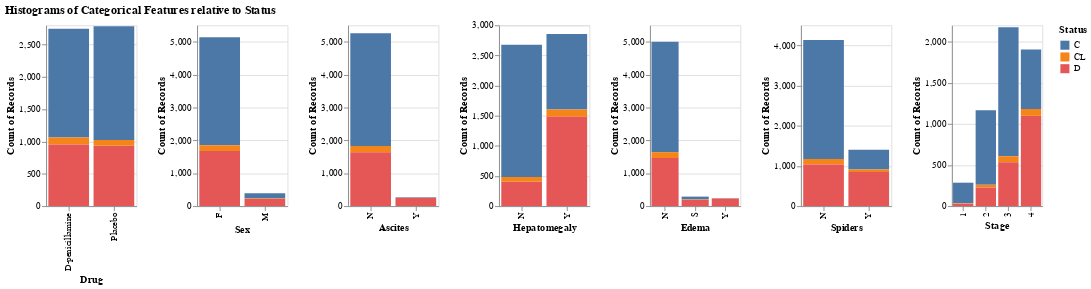

Notebook code cell kept with this figure:
### Code cell
chart = alt.Chart(train_df).mark_bar().encode(
    alt.X(alt.repeat()),
    y = 'count()',
    color = 'Status'
).properties(
    width = 100,
    height = 200
).repeat(
        cat_col
)

chart.properties(
    title="Histograms of Categorical Features relative to Status"
)

### Figure 1 — Vega specification as saved in the notebook (floating-point values rounded to 4 significant figures)
{"$schema": "https://vega.github.io/schema/vega/v5.json", "data": [{"name": "source_0"}, {"name": "data_0", "values": [{"Drug": "D-penicillamine", "Status": "C", "__count": 1686, "__count_end": 2747.0, "__count_start": 1061.0}, {"Drug": "Placebo", "Status": "C", "__count": 1764, "__count_end": 2786.0, "__count_start": 1022.0}, {"Drug": "D-penicillamine", "Status": "CL", "__count": 106, "__count_end": 1061.0, "__count_start": 955.0}, {"Drug": "Placebo", "Status": "D", "__count": 933, "__count_end": 933.0, "__count_start": 0.0}, {"Drug": "D-penicillamine", "Status": "D", "__count": 955, "__count_end": 955.0, "__count_start": 0.0}, {"Drug": "Placebo", "Status": "CL", "__count": 89, "__count_end": 1022.0, "__count_start": 933.0}]}, {"name": "data_1", "values": [{"Sex": "F", "Status": "C", "__count": 3290, "__count_end": 5138.0, "__count_start": 1848.0}, {"Sex": "F", "Status": "CL", "__count": 175, "__count_end": 1848.0, "__count_start": 1673.0}, {"Sex": "M", "Status": "D", "__count": 215, "__count_end": 215.0, "__count_start": 0.0}, {"Sex": "M", "Status": "C", "__count": 160, "__count_end": 395.0, "__count_start": 235.0}, {"Sex": "F", "Status": "D", "__count": 1673, "__count_end": 1673.0, "__count_start": 0.0}, {"Sex": "M", "Status": "CL", "__count": 20, "__count_end": 235.0, "__count_start": 215.0}]}, {"name": "data_2", "values": [{"Ascites": "N", "Status": "C", "__count": 3434, "__count_end": 5260.0, "__count_start": 1826.0}, {"Ascites": "N", "Status": "CL", "__count": 191, "__count_end": 1826.0, "__count_start": 1635.0}, {"Ascites": "N", "Status": "D", "__count": 1635, "__count_end": 1635.0, "__count_start": 0.0}, {"Ascites": "Y", "Status": "D", "__count": 253, "__count_end": 253.0, "__count_start": 0.0}, {"Ascites": "Y", "Status": "C", "__count": 16, "__count_end": 273.0, "__count_start": 257.0}, {"Ascites": "Y", "Status": "CL", "__count": 4, "__count_end": 257.0, "__count_start": 253.0}]}, {"name": "data_3", "values": [{"Hepatomegaly": "N", "Status": "C", "__count": 2196, "__count_end": 2677.0, "__count_start": 481.0}, {"Hepatomegaly": "Y", "Status": "C", "__count": 1254, "__count_end": 2856.0, "__count_start": 1602.0}, {"Hepatomegaly": "Y", "Status": "CL", "__count": 120, "__count_end": 1602.0, "__count_start": 1482.0}, {"Hepatomegaly": "N", "Status": "D", "__count": 406, "__count_end": 406.0, "__count_start": 0.0}, {"Hepatomegaly": "Y", "Status": "D", "__count": 1482, "__count_end": 1482.0, "__count_start": 0.0}, {"Hepatomegaly": "N", "Status": "CL", "__count": 75, "__count_end": 481.0, "__count_start": 406.0}]}, {"name": "data_4", "values": [{"Edema": "N", "Status": "C", "__count": 3362, "__count_end": 5003.0, "__count_start": 1641.0}, {"Edema": "N", "Status": "CL", "__count": 179, "__count_end": 1641.0, "__count_start": 1462.0}, {"Edema": "N", "Status": "D", "__count": 1462, "__count_end": 1462.0, "__count_start": 0.0}, {"Edema": "S", "Status": "D", "__count": 193, "__count_end": 193.0, "__count_start": 0.0}, {"Edema": "S", "Status": "CL", "__count": 14, "__count_end": 207.0, "__count_start": 193.0}, {"Edema": "S", "Status": "C", "__count": 82, "__count_end": 289.0, "__count_start": 207.0}, {"Edema": "Y", "Status": "D", "__count": 233, "__count_end": 233.0, "__count_start": 0.0}, {"Edema": "Y", "Status": "C", "__count": 6, "__count_end": 241.0, "__count_start": 235.0}, {"Edema": "Y", "Status": "CL", "__count": 2, "__count_end": 235.0, "__count_start": 233.0}]}, {"name": "data_5", "values": [{"Spiders": "N", "Status": "C", "__count": 2962, "__count_end": 4132.0, "__count_start": 1170.0}, {"Spiders": "Y", "Status": "C", "__count": 488, "__count_end": 1401.0, "__count_start": 913.0}, {"Spiders": "Y", "Status": "CL", "__count": 63, "__count_end": 913.0, "__count_start": 850.0}, {"Spiders": "N", "Status": "CL", "__count": 132, "__count_end": 1170.0, "__count_start": 1038.0}, {"Spiders": "N", "Status": "D", "__count": 1038, "__count_end": 1038.0, "__count_start": 0.0}, {"Spiders": "Y", "Status": "D", "__count": 850, "__count_end": 850.0, "__count_start": 0.0}]}, {"name": "data_6", "values": [{"Stage": 1.0, "Status": "C", "__count": 251, "__count_end": 285.0, "__count_start": 34.0}, {"Stage": 4.0, "Status": "C", "__count": 724, "__count_end": 1906.0, "__count_start": 1182.0}, {"Stage": 3.0, "Status": "C", "__count": 1569, "__count_end": 2176.0, "__count_start": 607.0}, {"Stage": 3.0, "Status": "CL", "__count": 74, "__count_end": 607.0, "__count_start": 533.0}, {"Stage": 4.0, "Status": "CL", "__count": 84, "__count_end": 1182.0, "__count_start": 1098.0}, {"Stage": 2.0, "Status": "C", "__count": 906, "__count_end": 1166.0, "__count_start": 260.0}, {"Stage": 1.0, "Status": "D", "__count": 29, "__count_end": 29.0, "__count_start": 0.0}, {"Stage": 3.0, "Status": "D", "__count": 533, "__count_end": 533.0, "__count_start": 0.0}, {"Stage": 4.0, "Status": "D", "__count": 1098, "__count_end": 1098.0, "__count_start": 0.0}, {"Stage": 2.0, "Status": "D", "__count": 228, "__count_end": 228.0, "__count_start": 0.0}, {"Stage": 2.0, "Status": "CL", "__count": 32, "__count_end": 260.0, "__count_start": 228.0}, {"Stage": 1.0, "Status": "CL", "__count": 5, "__count_end": 34.0, "__count_start": 29.0}]}, {"name": "data_0_color_domain_Status_0", "values": [{"Status": "C"}, {"Status": "CL"}, {"Status": "D"}]}, {"name": "data_1_color_domain_Status_1", "values": [{"Status": "C"}, {"Status": "CL"}, {"Status": "D"}]}, {"name": "data_2_color_domain_Status_2", "values": [{"Status": "C"}, {"Status": "CL"}, {"Status": "D"}]}, {"name": "data_3_color_domain_Status_3", "values": [{"Status": "C"}, {"Status": "CL"}, {"Status": "D"}]}, {"name": "data_4_color_domain_Status_4", "values": [{"Status": "C"}, {"Status": "CL"}, {"Status": "D"}]}, {"name": "data_5_color_domain_Status_5", "values": [{"Status": "C"}, {"Status": "CL"}, {"Status": "D"}]}, {"name": "data_6_color_domain_Status_6", "values": [{"Status": "C"}, {"Status": "CL"}, {"Status": "D"}]}, {"name": "data_0_child__Drug_x_domain_Drug", "values": [{"Drug": "D-penicillamine"}, {"Drug": "Placebo"}]}, {"name": "data_1_child__Sex_x_domain_Sex", "values": [{"Sex": "F"}, {"Sex": "M"}]}, {"name": "data_2_child__Ascites_x_domain_Ascites", "values": [{"Ascites": "N"}, {"Ascites": "Y"}]}, {"name": "data_3_child__Hepatomegaly_x_domain_Hepatomegaly", "values": [{"Hepatomegaly": "N"}, {"Hepatomegaly": "Y"}]}, {"name": "data_4_child__Edema_x_domain_Edema", "values": [{"Edema": "N"}, {"Edema": "S"}, {"Edema": "Y"}]}, {"name": "data_5_child__Spiders_x_domain_Spiders", "values": [{"Spiders": "N"}, {"Spiders": "Y"}]}, {"name": "data_6_child__Stage_x_domain_Stage", "values": [{"Stage": 1.0}, {"Stage": 4.0}, {"Stage": 3.0}, {"Stage": 2.0}]}], "signals": [{"name": "childWidth", "value": 100}], "marks": [{"type": "group", "name": "child__Drug_group", "encode": {"update": {"width": {"signal": "childWidth"}, "height": {"signal": "height"}}}, "marks": [{"type": "rect", "name": "child__Drug_marks", "from": {"data": "data_0"}, "encode": {"update": {"ariaRoleDescription": {"value": "bar"}, "description": {"signal": "\"Drug: \" + (isValid(datum[\"Drug\"]) ? datum[\"Drug\"] : \"\"+datum[\"Drug\"]) + \"; Count of Records: \" + (format(datum[\"__count\"], \"\")) + \"; Status: \" + (isValid(datum[\"Status\"]) ? datum[\"Status\"] : \"\"+datum[\"Status\"])"}, "y2": {"field": "__count_start", "scale": "child__Drug_y"}, "x": {"field": "Drug", "scale": "child__Drug_x"}, "y": {"field": "__count_end", "scale": "child__Drug_y"}, "fill": {"field": "Status", "scale": "color"}, "width": {"signal": "max(0.25, bandwidth('child__Drug_x'))"}}}, "style": ["bar"]}], "axes": [{"scale": "child__Drug_y", "labels": false, "tickCount": {"signal": "ceil(height/40)"}, "gridScale": "child__Drug_x", "grid": true, "domain": false, "aria": false, "minExtent": 0, "ticks": false, "zindex": 0, "orient": "left", "maxExtent": 0}, {"scale": "child__Drug_x", "labelAlign": "right", "labelAngle": 270, "orient": "bottom", "labelBaseline": "middle", "zindex": 0, "title": "Drug", "grid": false}, {"scale": "child__Drug_y", "zindex": 0, "tickCount": {"signal": "ceil(height/40)"}, "labelOverlap": true, "orient": "left", "grid": false, "title": "Count of Records"}], "style": "cell"}, {"type": "group", "name": "child__Sex_group", "encode": {"update": {"height": {"signal": "height"}, "width": {"signal": "childWidth"}}}, "marks": [{"type": "rect", "name": "child__Sex_marks", "from": {"data": "data_1"}, "encode": {"update": {"y": {"field": "__count_end", "scale": "child__Sex_y"}, "fill": {"field": "Status", "scale": "color"}, "ariaRoleDescription": {"value": "bar"}, "description": {"signal": "\"Sex: \" + (isValid(datum[\"Sex\"]) ? datum[\"Sex\"] : \"\"+datum[\"Sex\"]) + \"; Count of Records: \" + (format(datum[\"__count\"], \"\")) + \"; Status: \" + (isValid(datum[\"Status\"]) ? datum[\"Status\"] : \"\"+datum[\"Status\"])"}, "width": {"signal": "max(0.25, bandwidth('child__Sex_x'))"}, "y2": {"field": "__count_start", "scale": "child__Sex_y"}, "x": {"field": "Sex", "scale": "child__Sex_x"}}}, "style": ["bar"]}], "axes": [{"scale": "child__Sex_y", "aria": false, "ticks": false, "minExtent": 0, "grid": true, "gridScale": "child__Sex_x", "domain": false, "maxExtent": 0, "labels": false, "zindex": 0, "orient": "left", "tickCount": {"signal": "ceil(height/40)"}}, {"scale": "child__Sex_x", "labelBaseline": "middle", "zindex": 0, "orient": "bottom", "labelAngle": 270, "grid": false, "title": "Sex", "labelAlign": "right"}, {"scale": "child__Sex_y", "orient": "left", "grid": false, "title": "Count of Records", "labelOverlap": true, "tickCount": {"signal": "ceil(height/40)"}, "zindex": 0}], "style": "cell"}, {"type": "group", "name": "child__Ascites_group", "encode": {"update": {"width": {"signal": "childWidth"}, "height": {"signal": "height"}}}, "marks": [{"type": "rect", "name": "child__Ascites_marks", "from": {"data": "data_2"}, "encode": {"update": {"width": {"signal": "max(0.25, bandwidth('child__Ascites_x'))"}, "y": {"field": "__count_end", "scale": "child__Ascites_y"}, "description": {"signal": "\"Ascites: \" + (isValid(datum[\"Ascites\"]) ? datum[\"Ascites\"] : \"\"+datum[\"Ascites\"]) + \"; Count of Records: \" + (format(datum[\"__count\"], \"\")) + \"; Status: \" + (isValid(datum[\"Status\"]) ? datum[\"Status\"] : \"\"+datum[\"Status\"])"}, "ariaRoleDescription": {"value": "bar"}, "y2": {"field": "__count_start", "scale": "child__Ascites_y"}, "fill": {"field": "Status", "scale": "color"}, "x": {"field": "Ascites", "scale": "child__Ascites_x"}}}, "style": ["bar"]}], "axes": [{"scale": "child__Ascites_y", "minExtent": 0, "grid": true, "orient": "left", "tickCount": {"signal": "ceil(height/40)"}, "domain": false, "maxExtent": 0, "ticks": false, "gridScale": "child__Ascites_x", "aria": false, "labels": false, "zindex": 0}, {"scale": "child__Ascites_x", "zindex": 0, "labelBaseline": "middle", "orient": "bottom", "title": "Ascites", "grid": false, "labelAlign": "right", "labelAngle": 270}, {"scale": "child__Ascites_y", "title": "Count of Records", "zindex": 0, "orient": "left", "grid": false, "labelOverlap": true, "tickCount": {"signal": "ceil(height/40)"}}], "style": "cell"}, {"type": "group", "name": "child__Hepatomegaly_group", "encode": {"update": {"width": {"signal": "childWidth"}, "height": {"signal": "height"}}}, "marks": [{"type": "rect", "name": "child__Hepatomegaly_marks", "from": {"data": "data_3"}, "encode": {"update": {"fill": {"field": "Status", "scale": "color"}, "y": {"field": "__count_end", "scale": "child__Hepatomegaly_y"}, "y2": {"field": "__count_start", "scale": "child__Hepatomegaly_y"}, "ariaRoleDescription": {"value": "bar"}, "description": {"signal": "\"Hepatomegaly: \" + (isValid(datum[\"Hepatomegaly\"]) ? datum[\"Hepatomegaly\"] : \"\"+datum[\"Hepatomegaly\"]) + \"; Count of Records: \" + (format(datum[\"__count\"], \"\")) + \"; Status: \" + (isValid(datum[\"Status\"]) ? datum[\"Status\"] : \"\"+datum[\"Status\"])"}, "x": {"field": "Hepatomegaly", "scale": "child__Hepatomegaly_x"}, "width": {"signal": "max(0.25, bandwidth('child__Hepatomegaly_x'))"}}}, "style": ["bar"]}], "axes": [{"scale": "child__Hepatomegaly_y", "aria": false, "orient": "left", "tickCount": {"signal": "ceil(height/40)"}, "minExtent": 0, "ticks": false, "gridScale": "child__Hepatomegaly_x", "grid": true, "maxExtent": 0, "zindex": 0, "domain": false, "labels": false}, {"scale": "child__Hepatomegaly_x", "orient": "bottom", "labelBaseline": "middle", "labelAngle": 270, "title": "Hepatomegaly", "grid": false, "zindex": 0, "labelAlign": "right"}, {"scale": "child__Hepatomegaly_y", "orient": "left", "title": "Count of Records", "tickCount": {"signal": "ceil(height/40)"}, "grid": false, "labelOverlap": true, "zindex": 0}], "style": "cell"}, {"type": "group", "name": "child__Edema_group", "encode": {"update": {"height": {"signal": "height"}, "width": {"signal": "childWidth"}}}, "marks": [{"type": "rect", "name": "child__Edema_marks", "from": {"data": "data_4"}, "encode": {"update": {"x": {"field": "Edema", "scale": "child__Edema_x"}, "description": {"signal": "\"Edema: \" + (isValid(datum[\"Edema\"]) ? datum[\"Edema\"] : \"\"+datum[\"Edema\"]) + \"; Count of Records: \" + (format(datum[\"__count\"], \"\")) + \"; Status: \" + (isValid(datum[\"Status\"]) ? datum[\"Status\"] : \"\"+datum[\"Status\"])"}, "fill": {"field": "Status", "scale": "color"}, "width": {"signal": "max(0.25, bandwidth('child__Edema_x'))"}, "ariaRoleDescription": {"value": "bar"}, "y": {"field": "__count_end", "scale": "child__Edema_y"}, "y2": {"field": "__count_start", "scale": "child__Edema_y"}}}, "style": ["bar"]}], "axes": [{"scale": "child__Edema_y", "gridScale": "child__Edema_x", "domain": false, "minExtent": 0, "orient": "left", "maxExtent": 0, "labels": false, "grid": true, "tickCount": {"signal": "ceil(height/40)"}, "aria": false, "zindex": 0, "ticks": false}, {"scale": "child__Edema_x", "title": "Edema", "grid": false, "labelAlign": "right", "labelBaseline": "middle", "zindex": 0, "labelAngle": 270, "orient": "bottom"}, {"scale": "child__Edema_y", "grid": false, "orient": "left", "zindex": 0, "title": "Count of Records", "labelOverlap": true, "tickCount": {"signal": "ceil(height/40)"}}], "style": "cell"}, {"type": "group", "name": "child__Spiders_group", "encode": {"update": {"width": {"signal": "childWidth"}, "height": {"signal": "height"}}}, "marks": [{"type": "rect", "name": "child__Spiders_marks", "from": {"data": "data_5"}, "encode": {"update": {"fill": {"field": "Status", "scale": "color"}, "x": {"field": "Spiders", "scale": "child__Spiders_x"}, "y2": {"field": "__count_start", "scale": "child__Spiders_y"}, "description": {"signal": "\"Spiders: \" + (isValid(datum[\"Spiders\"]) ? datum[\"Spiders\"] : \"\"+datum[\"Spiders\"]) + \"; Count of Records: \" + (format(datum[\"__count\"], \"\")) + \"; Status: \" + (isValid(datum[\"Status\"]) ? datum[\"Status\"] : \"\"+datum[\"Status\"])"}, "width": {"signal": "max(0.25, bandwidth('child__Spiders_x'))"}, "ariaRoleDescription": {"value": "bar"}, "y": {"field": "__count_end", "scale": "child__Spiders_y"}}}, "style": ["bar"]}], "axes": [{"scale": "child__Spiders_y", "domain": false, "aria": false, "labels": false, "gridScale": "child__Spiders_x", "orient": "left", "ticks": false, "tickCount": {"signal": "ceil(height/40)"}, "grid": true, "minExtent": 0, "maxExtent": 0, "zindex": 0}, {"scale": "child__Spiders_x", "grid": false, "title": "Spiders", "labelAlign": "right", "labelBaseline": "middle", "zindex": 0, "labelAngle": 270, "orient": "bottom"}, {"scale": "child__Spiders_y", "zindex": 0, "title": "Count of Records", "orient": "left", "labelOverlap": true, "tickCount": {"signal": "ceil(height/40)"}, "grid": false}], "style": "cell"}, {"type": "group", "name": "child__Stage_group", "encode": {"update": {"width": {"signal": "childWidth"}, "height": {"signal": "height"}}}, "marks": [{"type": "rect", "name": "child__Stage_marks", "from": {"data": "data_6"}, "encode": {"update": {"fill": {"field": "Status", "scale": "color"}, "description": {"signal": "\"Stage: \" + (isValid(datum[\"Stage\"]) ? datum[\"Stage\"] : \"\"+datum[\"Stage\"]) + \"; Count of Records: \" + (format(datum[\"__count\"], \"\")) + \"; Status: \" + (isValid(datum[\"Status\"]) ? datum[\"Status\"] : \"\"+datum[\"Status\"])"}, "x": {"field": "Stage", "scale": "child__Stage_x"}, "width": {"signal": "max(0.25, bandwidth('child__Stage_x'))"}, "y": {"field": "__count_end", "scale": "child__Stage_y"}, "y2": {"field": "__count_start", "scale": "child__Stage_y"}, "ariaRoleDescription": {"value": "bar"}}}, "style": ["bar"]}], "axes": [{"scale": "child__Stage_y", "gridScale": "child__Stage_x", "domain": false, "grid": true, "orient": "left", "maxExtent": 0, "minExtent": 0, "ticks": false, "aria": false, "tickCount": {"signal": "ceil(height/40)"}, "zindex": 0, "labels": false}, {"scale": "child__Stage_x", "zindex": 0, "orient": "bottom", "title": "Stage", "grid": false, "labelBaseline": "middle", "labelAlign": "right", "labelAngle": 270}, {"scale": "child__Stage_y", "labelOverlap": true, "tickCount": {"signal": "ceil(height/40)"}, "title": "Count of Records", "orient": "left", "grid": false, "zindex": 0}], "style": "cell"}], "scales": [{"name": "color", "type": "ordinal", "domain": {"fields": [{"data": "data_0_color_domain_Status_0", "field": "Status"}, {"data": "data_1_color_domain_Status_1", "field": "Status"}, {"data": "data_2_color_domain_Status_2", "field": "Status"}, {"data": "data_3_color_domain_Status_3", "field": "Status"}, {"data": "data_4_color_domain_Status_4", "field": "Status"}, {"data": "data_5_color_domain_Status_5", "field": "Status"}, {"data": "data_6_color_domain_Status_6", "field": "Status"}], "sort": true}, "range": "category"}, {"name": "child__Drug_x", "type": "band", "domain": {"data": "data_0_child__Drug_x_domain_Drug", "field": "Drug", "sort": true}, "range": [0, {"signal": "childWidth"}], "paddingInner": 0.1, "paddingOuter": 0.05}, {"name": "child__Drug_y", "type": "linear", "domain": {"data": "data_0", "fields": ["__count_start", "__count_end"]}, "range": [{"signal": "height"}, 0], "zero": true, "nice": true}, {"name": "child__Sex_x", "type": "band", "domain": {"data": "data_1_child__Sex_x_domain_Sex", "field": "Sex", "sort": true}, "range": [0, {"signal": "childWidth"}], "paddingInner": 0.1, "paddingOuter": 0.05}, {"name": "child__Sex_y", "type": "linear", "domain": {"data": "data_1", "fields": ["__count_start", "__count_end"]}, "range": [{"signal": "height"}, 0], "nice": true, "zero": true}, {"name": "child__Ascites_x", "type": "band", "domain": {"data": "data_2_child__Ascites_x_domain_Ascites", "field": "Ascites", "sort": true}, "range": [0, {"signal": "childWidth"}], "paddingInner": 0.1, "paddingOuter": 0.05}, {"name": "child__Ascites_y", "type": "linear", "domain": {"data": "data_2", "fields": ["__count_start", "__count_end"]}, "range": [{"signal": "height"}, 0], "zero": true, "nice": true}, {"name": "child__Hepatomegaly_x", "type": "band", "domain": {"data": "data_3_child__Hepatomegaly_x_domain_Hepatomegaly", "field": "Hepatomegaly", "sort": true}, "range": [0, {"signal": "childWidth"}], "paddingOuter": 0.05, "paddingInner": 0.1}, {"name": "child__Hepatomegaly_y", "type": "linear", "domain": {"data": "data_3", "fields": ["__count_start", "__count_end"]}, "range": [{"signal": "height"}, 0], "nice": true, "zero": true}, {"name": "child__Edema_x", "type": "band", "domain": {"data": "data_4_child__Edema_x_domain_Edema", "field": "Edema", "sort": true}, "range": [0, {"signal": "childWidth"}], "paddingOuter": 0.05, "paddingInner": 0.1}, {"name": "child__Edema_y", "type": "linear", "domain": {"data": "data_4", "fields": ["__count_start", "__count_end"]}, "range": [{"signal": "height"}, 0], "zero": true, "nice": true}, {"name": "child__Spiders_x", "type": "band", "domain": {"data": "data_5_child__Spiders_x_domain_Spiders", "field": "Spiders", "sort": true}, "range": [0, {"signal": "childWidth"}], "paddingOuter": 0.05, "paddingInner": 0.1}, {"name": "child__Spiders_y", "type": "linear", "domain": {"data": "data_5", "fields": ["__count_start", "__count_end"]}, "range": [{"signal": "height"}, 0], "zero": true, "nice": true}, {"name": "child__Stage_x", "type": "band", "domain": {"data": "data_6_child__Stage_x_domain_Stage", "field": "Stage", "sort": true}, "range": [0, {"signal": "childWidth"}], "paddingInner": 0.1, "paddingOuter": 0.05}, {"name": "child__Stage_y", "type": "linear", "domain": {"data": "data_6", "fields": ["__count_start", "__count_end"]}, "range": [{"signal": "height"}, 0], "nice": true, "zero": true}], "title": {"text": "Histograms of Categorical Features relative to Status", "anchor": "start"}, "padding": 5, "legends": [{"fill": "color", "symbolType": "square", "title": "Status"}], "background": "white", "height": 200, "layout": {"padding": 20, "bounds": "full", "align": "all"}}
